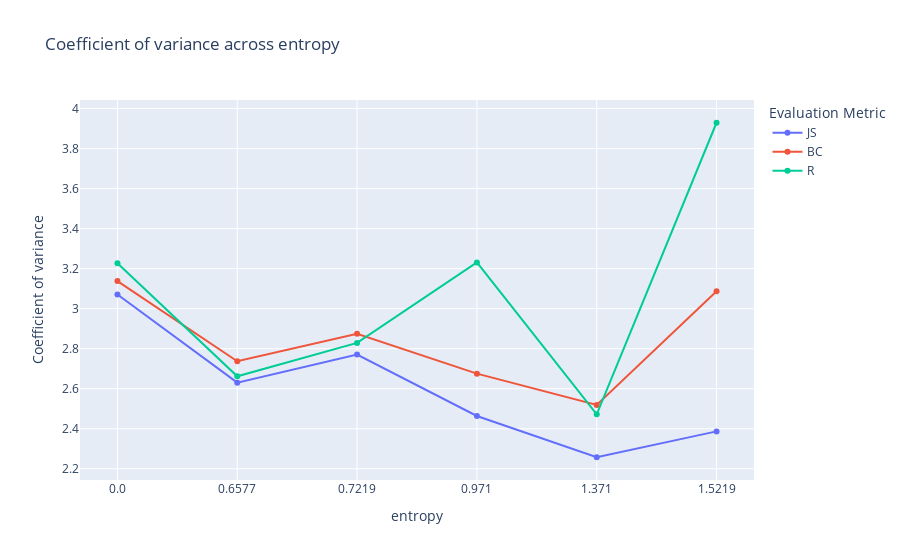

The notebook cell this image was saved under:
### Code cell
import plotly.graph_objects as go
fig = go.Figure()
fig.add_trace(go.Scatter(x=dt.entropy, y=dt.JS_CV, name='JS'))
fig.add_trace(go.Scatter(x=dt.entropy, y=dt.BC_CV, name='BC'))
fig.add_trace(go.Scatter(x=dt.entropy, y=dt.R_CV, name='R'))
fig.update_layout(barmode='group',
        title = "Coefficient of variance across entropy",
        xaxis_title = "entropy",
        yaxis_title = "Coefficient of variance",
        legend_title = "Evaluation Metric")
fig.show()

### Figure 1 — Plotly figure (JSON) as saved in the notebook; plotly's stock layout.template omitted (floating-point values rounded to 4 significant figures)
{"data": [{"name": "JS", "type": "scatter", "x": ["0.0", "0.6577", "0.7219", "0.971", "1.371", "1.5219"], "y": [3.071, 2.63, 2.771, 2.464, 2.258, 2.387]}, {"name": "BC", "type": "scatter", "x": ["0.0", "0.6577", "0.7219", "0.971", "1.371", "1.5219"], "y": [3.138, 2.737, 2.874, 2.675, 2.519, 3.087]}, {"name": "R", "type": "scatter", "x": ["0.0", "0.6577", "0.7219", "0.971", "1.371", "1.5219"], "y": [3.227, 2.662, 2.829, 3.231, 2.472, 3.929]}], "layout": {"barmode": "group", "legend": {"title": {"text": "Evaluation Metric"}}, "title": {"text": "Coefficient of variance across entropy"}, "xaxis": {"title": {"text": "entropy"}}, "yaxis": {"title": {"text": "Coefficient of variance"}}}}
